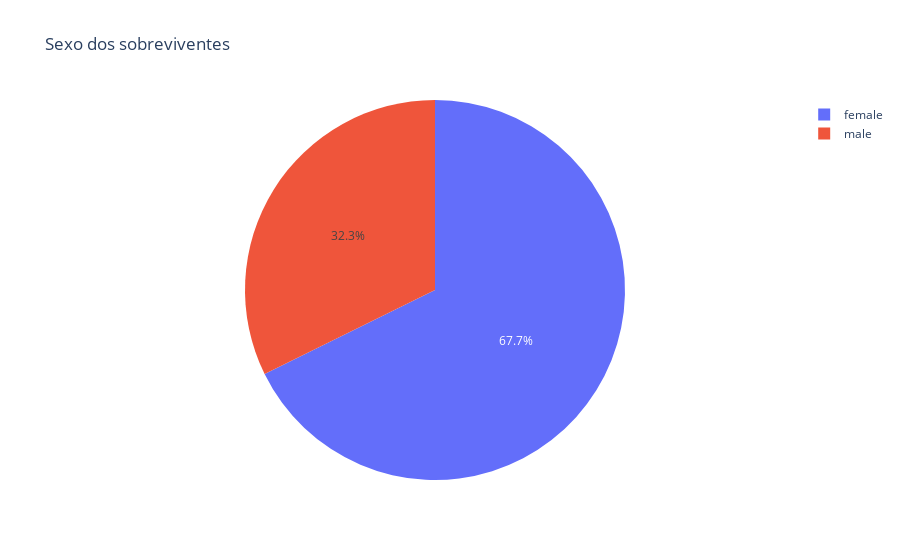

The notebook cell this image was saved under:
### Markdown cell above
## Sexo

### Code cell
criarGraficoPizza(dfTitanicLimpo.query("survival == 1"), "survival", "sex", "Sexo dos sobreviventes")

### Figure 1 — Plotly figure (JSON) as saved in the notebook; plotly's stock layout.template omitted (floating-point values rounded to 4 significant figures; data arrays with more than 128 entries replaced by an {"elided": "..."} marker saying what was removed)
{"data": [{"hovertemplate": "sex=%{label}<br>survival=%{value}", "domain": {"y": [0, 1], "x": [0, 1]}, "legendgroup": "", "name": "", "labels": {"elided": "288 str values"}, "showlegend": true, "hoverlabel": {"namelength": 0}, "values": {"elided": "288 int values"}, "type": "pie"}], "layout": {"legend": {"tracegroupgap": 0}, "title": {"text": "Sexo dos sobreviventes"}}}
